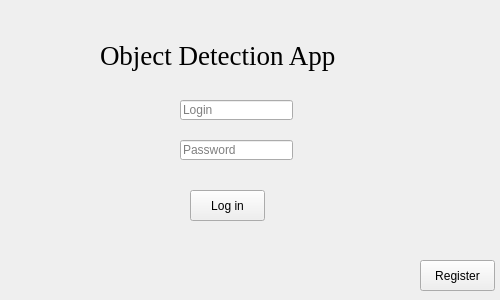
<?xml version="1.0" encoding="UTF-8"?>
<ui version="4.0">
 <class>Form</class>
 <widget class="QWidget" name="Form">
  <property name="geometry">
   <rect>
    <x>0</x>
    <y>0</y>
    <width>500</width>
    <height>300</height>
   </rect>
  </property>
  <property name="sizePolicy">
   <sizepolicy hsizetype="Fixed" vsizetype="Fixed">
    <horstretch>0</horstretch>
    <verstretch>0</verstretch>
   </sizepolicy>
  </property>
  <property name="minimumSize">
   <size>
    <width>500</width>
    <height>300</height>
   </size>
  </property>
  <property name="maximumSize">
   <size>
    <width>500</width>
    <height>300</height>
   </size>
  </property>
  <property name="windowTitle">
   <string>Log in</string>
  </property>
  <property name="windowIcon">
   <iconset>
    <normaloff>images/icon.jpg</normaloff>images/icon.jpg</iconset>
  </property>
  <widget class="QLabel" name="label">
   <property name="geometry">
    <rect>
     <x>50</x>
     <y>30</y>
     <width>61</width>
     <height>51</height>
    </rect>
   </property>
   <property name="text">
    <string/>
   </property>
   <property name="pixmap">
    <pixmap>images/small_log.png</pixmap>
   </property>
  </widget>
  <widget class="QLabel" name="label_2">
   <property name="geometry">
    <rect>
     <x>100</x>
     <y>30</y>
     <width>381</width>
     <height>51</height>
    </rect>
   </property>
   <property name="minimumSize">
    <size>
     <width>381</width>
     <height>0</height>
    </size>
   </property>
   <property name="font">
    <font>
     <family>Times New Roman</family>
     <pointsize>20</pointsize>
    </font>
   </property>
   <property name="text">
    <string>Object Detection App</string>
   </property>
  </widget>
  <widget class="QLineEdit" name="editUsername">
   <property name="geometry">
    <rect>
     <x>180</x>
     <y>100</y>
     <width>113</width>
     <height>20</height>
    </rect>
   </property>
   <property name="placeholderText">
    <string>Login</string>
   </property>
  </widget>
  <widget class="QLineEdit" name="editPassword">
   <property name="geometry">
    <rect>
     <x>180</x>
     <y>140</y>
     <width>113</width>
     <height>20</height>
    </rect>
   </property>
   <property name="placeholderText">
    <string>Password</string>
   </property>
  </widget>
  <widget class="QPushButton" name="buttonLogin">
   <property name="geometry">
    <rect>
     <x>190</x>
     <y>190</y>
     <width>75</width>
     <height>31</height>
    </rect>
   </property>
   <property name="text">
    <string>Log in</string>
   </property>
  </widget>
  <widget class="QPushButton" name="buttonRegister">
   <property name="geometry">
    <rect>
     <x>420</x>
     <y>260</y>
     <width>75</width>
     <height>31</height>
    </rect>
   </property>
   <property name="text">
    <string>Register</string>
   </property>
  </widget>
 </widget>
 <resources/>
 <connections/>
</ui>
